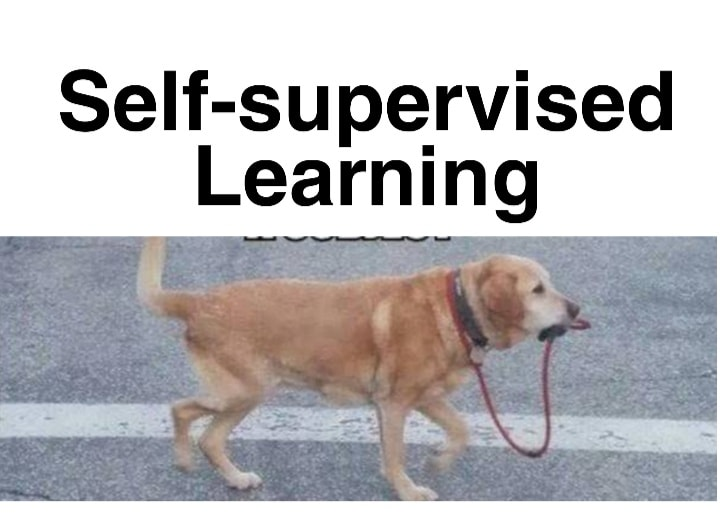
#> input picture video_8_image_1.jpg, 720 x 532 px
$ python video_8.py
#> lines starting #> are read from the running program, lines starting #| are printed output that depends on the picture
# -*- coding: utf-8 -*-
"""
Created on Tue May  5 23:02:06 2020

@author: Saif
"""
#%% modify image properties

import cv2
import numpy as np

img1 = cv2.imread('video_8_image_1.jpg')
#> img1 is the input picture: shape (532, 720, 3); mean B, G, R 187.8, 185.1, 186.7
img2 = cv2.imread('video_8_image_2.jpg')
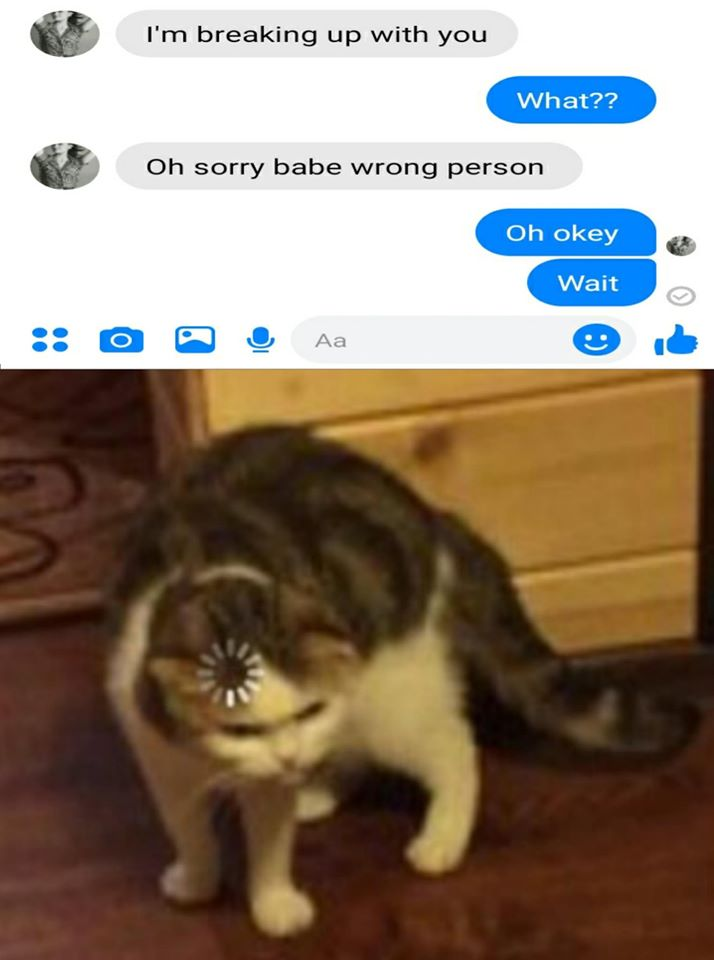
#> input picture video_8_image_2.jpg, 714 x 960 px
#> img2 is the input picture: shape (960, 714, 3); mean B, G, R 114.4, 129.4, 144.6

img1 = cv2.resize(img1, (500,500))
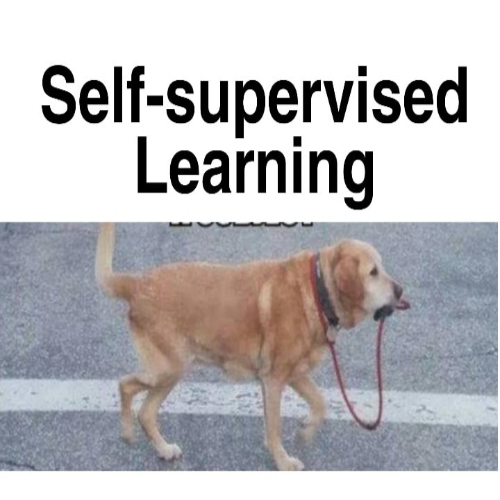
#> img1: shape (500, 500, 3); mean B, G, R 187.7, 185, 186.6
img2 = cv2.resize(img2, (500,500))
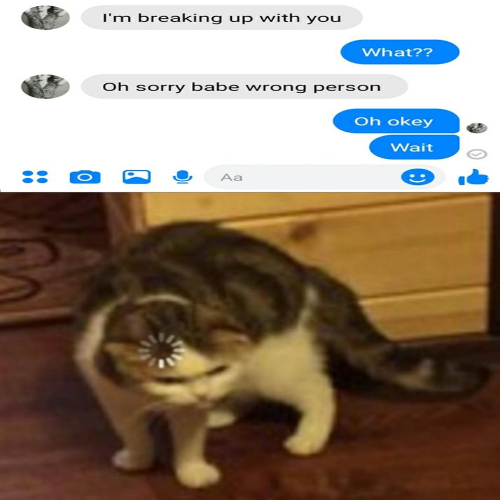
#> img2: shape (500, 500, 3); mean B, G, R 114.3, 129.3, 144.5

img3 = cv2.add(img1, img2)
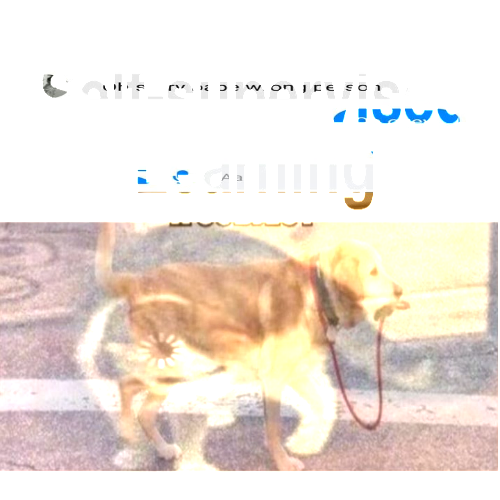
#> img3: shape (500, 500, 3); mean B, G, R 219.4, 228.1, 238.5
img4 = cv2.addWeighted(img1, .1, img2, .9, .1)
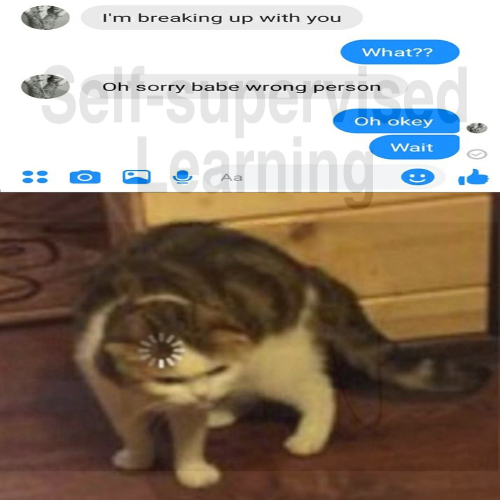
#> img4: shape (500, 500, 3); mean B, G, R 121.7, 134.9, 148.8
cv2.imshow('image1', img1)
cv2.imshow('image2', img2)
cv2.imshow('added_image', img3)
cv2.waitKey(0) & 0xFF
cv2.destroyAllWindows()
